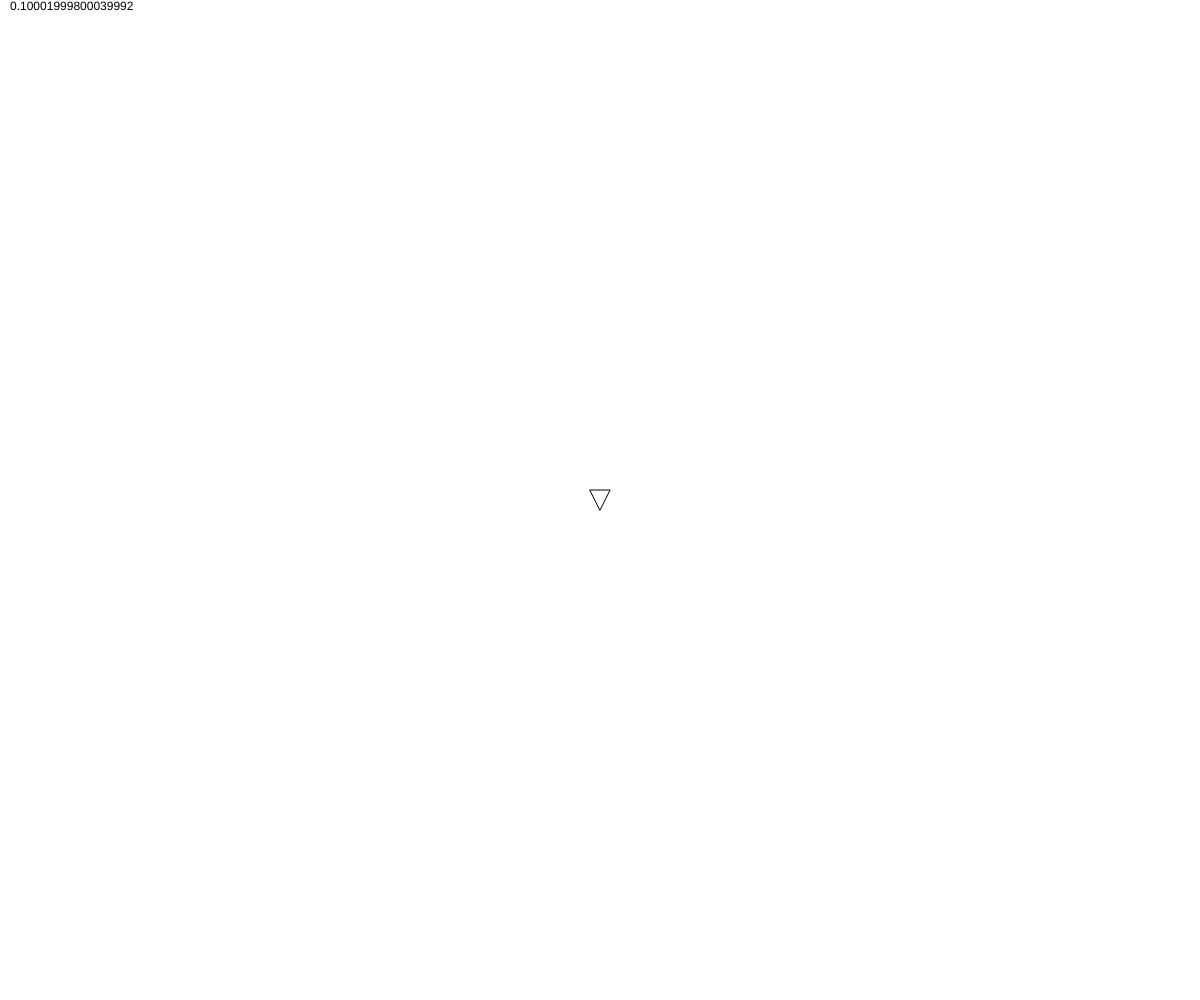
Frame 1 (no input)
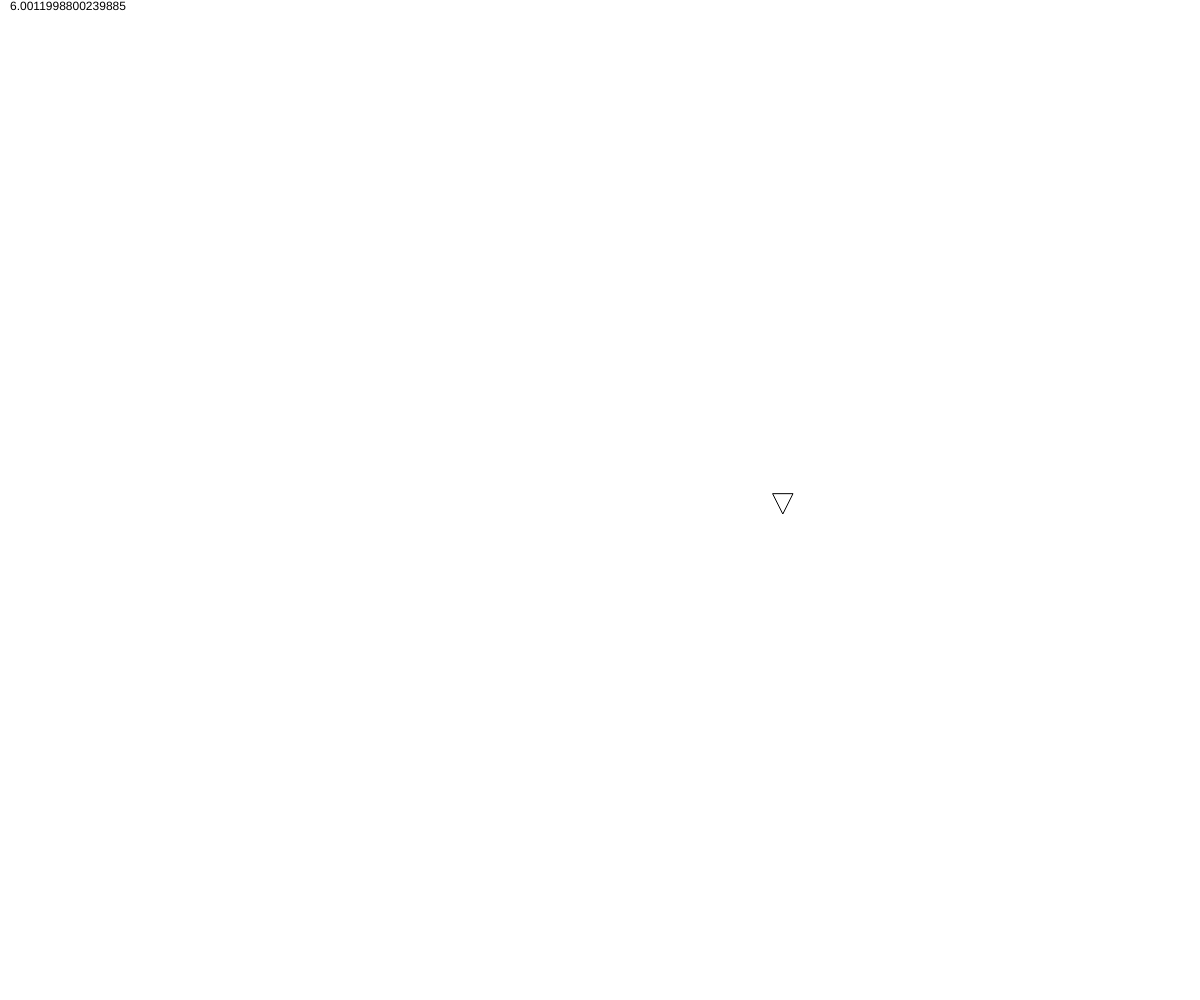
Frame 60 (no input)
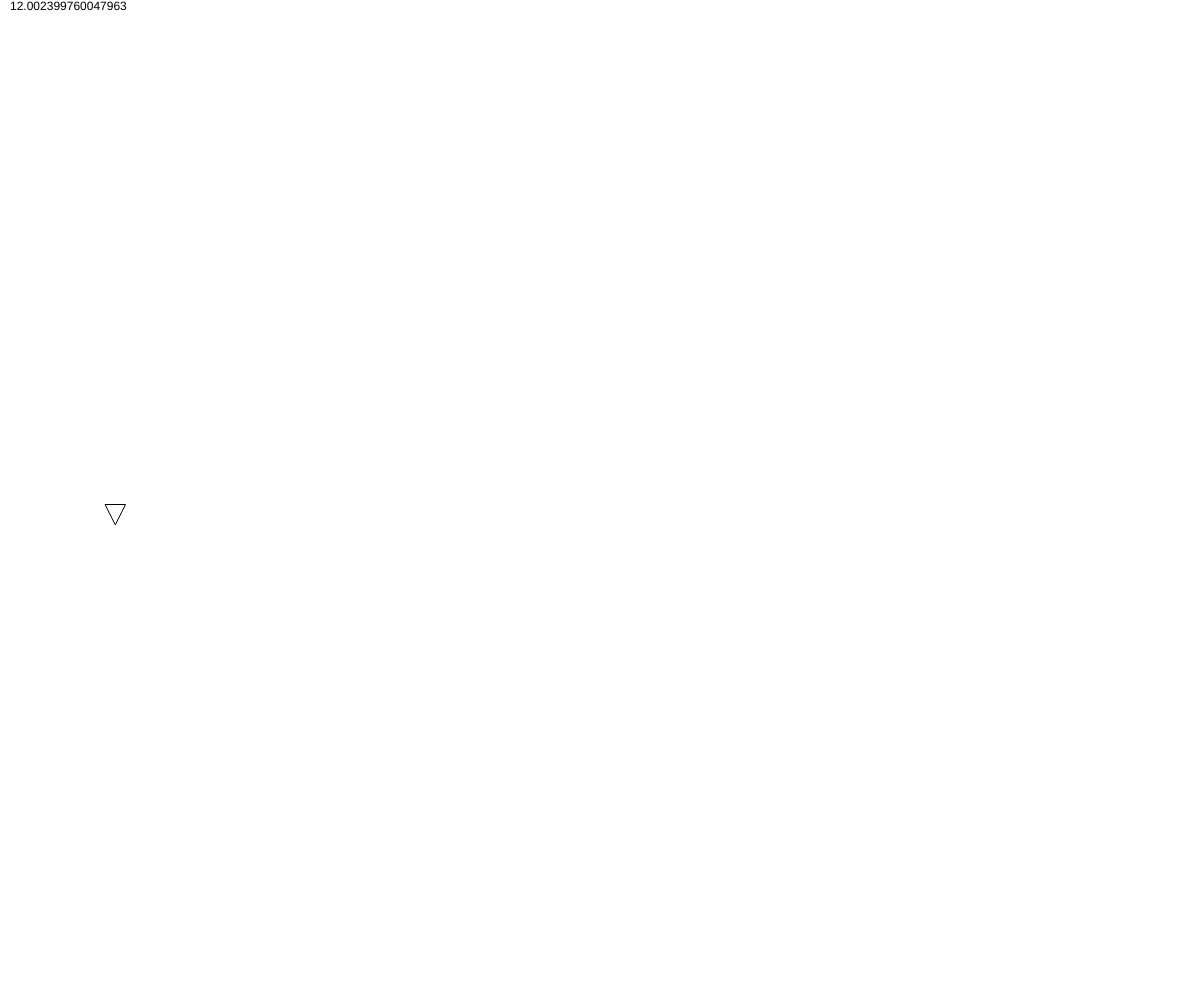
Frame 120 (the mouse pressed at the canvas centre since frame 60)

The p5.js sketch that drew these frames (run headless with seeded random() and noise() and a simulated clock; from frame 60 on, the mouse is pressed at the canvas centre):

// p5.js sketch
// ── sketch.js


var mover;

function setup() {
    createCanvas(windowWidth,windowHeight);

    mover = new Mover();

}

function draw() {
    background('white');
    mover.update();
    mover.display();
}



function Mover() {
    this.loc = createVector(width/2,height/2);

    this.velocity = createVector(0,0);

    this.acc = createVector(0.1,0.002);

}

Mover.prototype.display = function() {
    text(this.velocity.mag(), 10, 10);

    push();
    translate(this.loc.x, this.loc.y);

    triangle(-10,-10,10,-10,0,10);
    pop();

};

Mover.prototype.update = function() {

    this.velocity.add(this.acc);

    // limit the max velocity
    this.velocity.limit(20);

    this.loc.add(this.velocity);

    this.checks();
};

Mover.prototype.checks = function() {

    if (this.loc.x > width) {
        this.loc.x = 0;
    } else if (this.loc.x < 0) {
        this.loc.x = width-1;
    }

    if (this.loc.y > height) {
        this.loc.y = 0;
    } else if (this.loc.y < 0) {
        this.loc.y = height-1;
    }

    if (this.velocity.mag() > 19) {
        this.acc.rotate(PI);
    }

};
